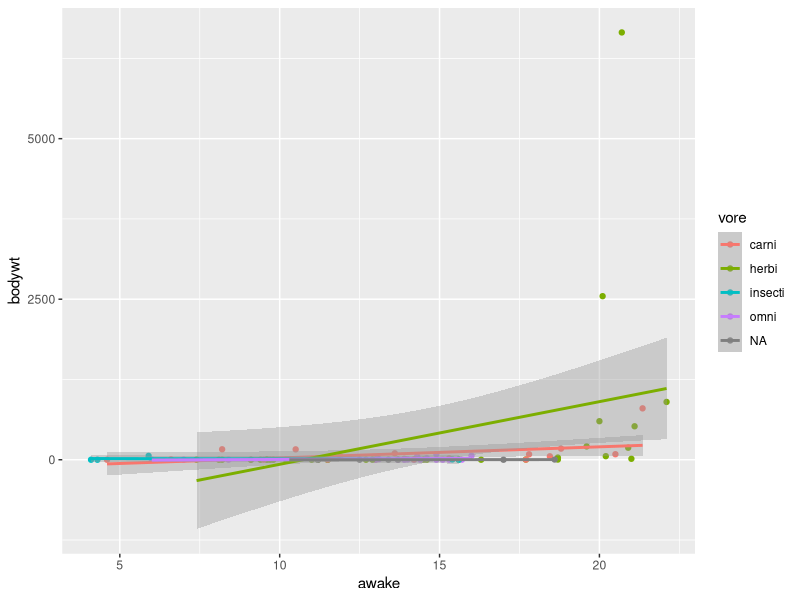
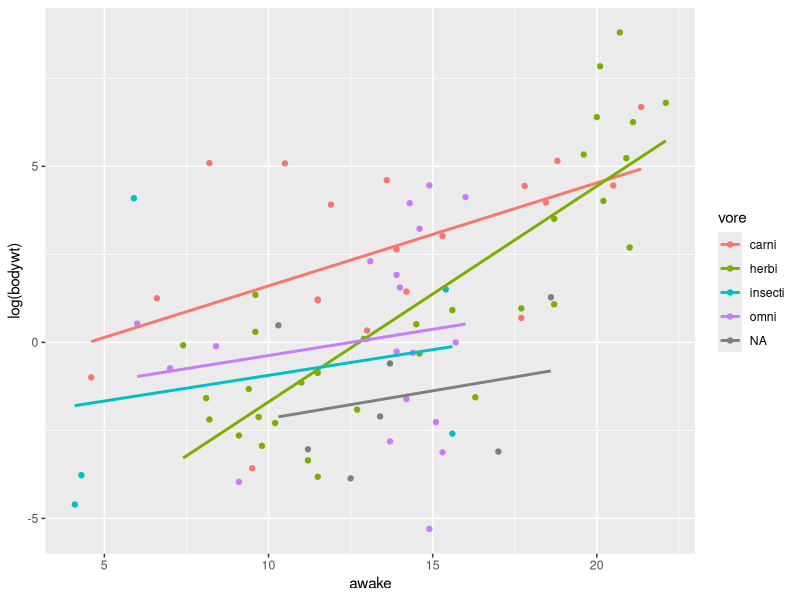
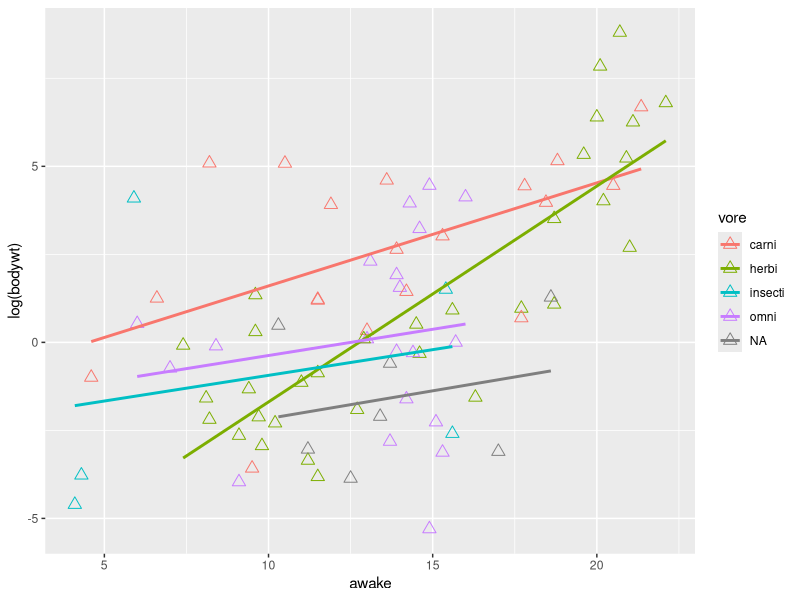
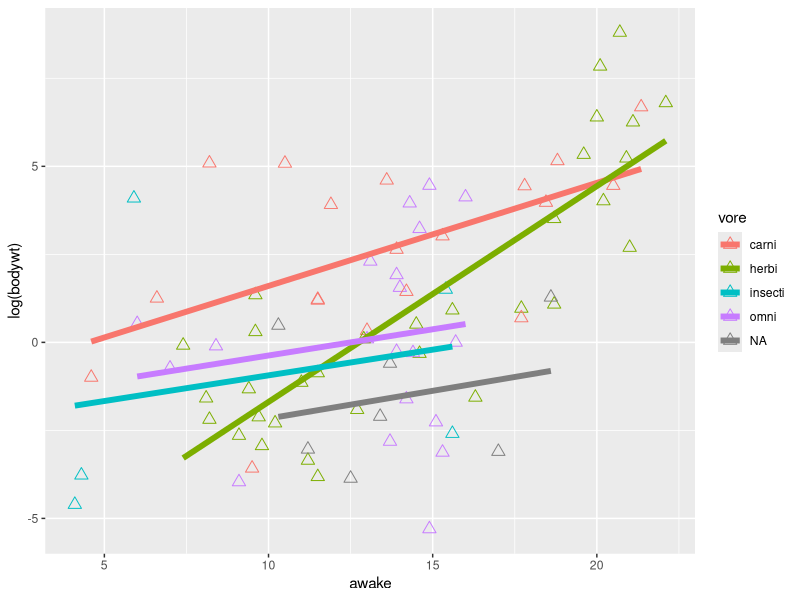
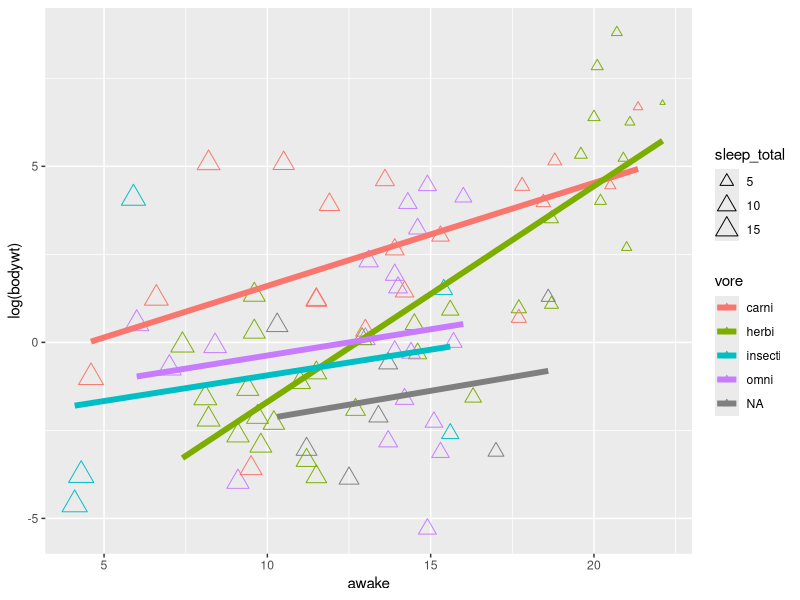

Here is the R script that generated these plots, in order:
####################################
##Pre-Class Activity 8
##Name: Mallory LaRusso
####################################

#Create an R script that will do the following:

#We'll use the data set built into ggplot2 called msleep
library(ggplot2)
library(dplyr)
msleep<-tbl_df(msleep)
msleep

#A data frame with 83 rows and 11 variables
#name. common name
#genus.
#vore. carnivore, omnivore or herbivore?
#order.
#conservation. the conservation status of the animal
#sleep\_total. total amount of sleep, in hours
#sleep\_rem. rem sleep, in hours
#sleep\_cycle. length of sleep cycle, in hours
#awake. amount of time spent awake, in hours
#brainwt. brain weight in kilograms
#bodywt. body weight in kilograms

#Description
#This is an updated and expanded version of the mammals sleep dataset. 
#Updated sleep times and weights were taken from V. M. Savage and 
#G. B. West. A quantitative, theoretical framework for understanding 
#mammalian sleep. Proceedings of the National Academy of Sciences, 
#104 (3):1051-1056, 2007.

#1.  Use ggplot to graph a scatterplot of the bodywt (y) and awake (x) 
#variables.  Color code the points by the variable vore and add the least #squares line (method=lm), also color coded by variable vore. 
#(Hint: Add an aes(color=vore) within geom_point and geom_smooth.)

g <- ggplot(data=msleep,aes(x=awake,y=bodywt))
g + geom_point(aes(color=vore)) + geom_smooth(aes(color=vore),method="lm")

#2.  Recreate the same plot but use the log of the bodywt. Also add se=F within geom_smooth to get rid of grey standard errors.

m <- ggplot(data=msleep,aes(x=awake,y=log(bodywt)))
m + geom_point(aes(color=vore)) + geom_smooth(aes(color=vore),method="lm", se=F)

#3.  Make the points on your plot size 3 and use a different plotting shape for the points (size= and shape= within geom_point).

m + geom_point(aes(color=vore), size = 3, shape = 2) + geom_smooth(aes(color=vore),method="lm", se=F)

#4.  Make the line thicker (this can be done in a way similar to 3. with size=).

m + geom_point(aes(color=vore), size = 3, shape = 2) + geom_smooth(aes(color=vore),method="lm", se=F, size = 2)


#5. Instead of having a constant size for each point, make the size depend on the variable sleep_total (hint: in contrast to the above, this one goes inside aes).

m + geom_point(aes(color=vore, size = sleep_total), shape = 2) + geom_smooth(aes(color=vore),method="lm", se=F, size = 2)


#####Save this script and upload it to the wolfware page
